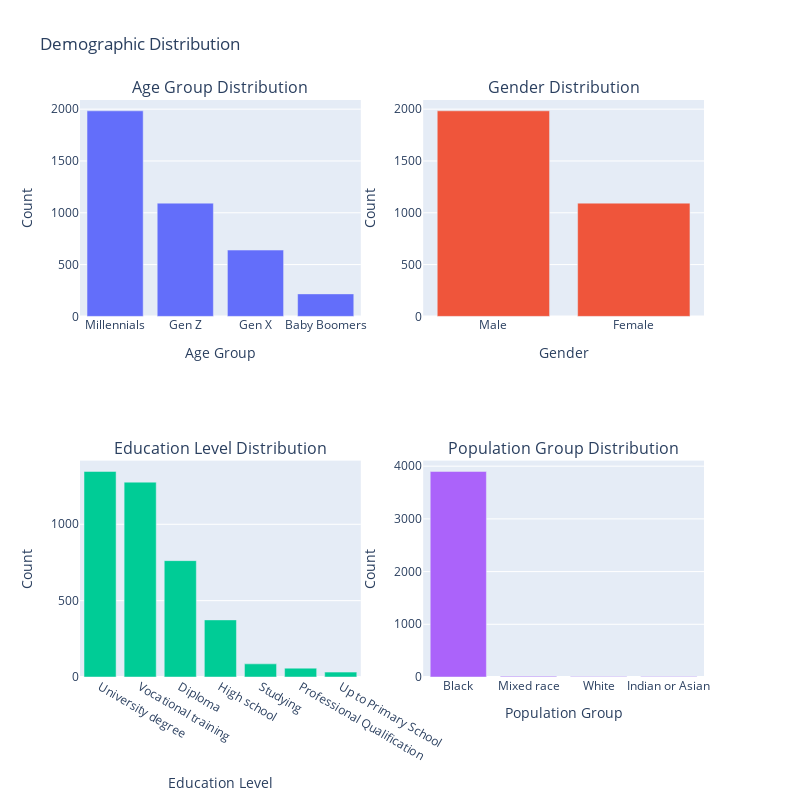

This figure's notebook cell:
### Markdown cell above
#### Insights on Demographic Variables

### Code cell
fig = make_subplots(rows=2, cols=2, subplot_titles=('Age Group Distribution', 'Gender Distribution', 'Education Level Distribution', 'Population Group Distribution'))

fig.add_trace(go.Bar(x=df['Age_Group'].value_counts().index, y=df['Age_Group'].value_counts().values), row=1, col=1)

fig.add_trace(go.Bar(x=df['Gender'].value_counts().index, y=df['Age_Group'].value_counts().values), row=1, col=2)

fig.add_trace(go.Bar(x=df['Highest_Education_Level'].value_counts().index, y=df['Highest_Education_Level'].value_counts().values), row=2, col=1)

fig.add_trace(go.Bar(x=df['Population_Group'].value_counts().index, y=df['Population_Group'].value_counts().values), row=2, col=2) 

fig.update_layout(height=800, width=800, title_text="Demographic Distribution", showlegend=False)

fig.update_xaxes(title_text="Age Group", row=1, col=1)
fig.update_xaxes(title_text='Gender', row=1, col=2)
fig.update_xaxes(title_text='Education Level', row=2, col=1)
fig.update_xaxes(title_text='Population Group', row=2, col=2)

fig.update_yaxes(title_text="Count", row=1, col=1)
fig.update_yaxes(title_text='Count', row=1, col=2)
fig.update_yaxes(title_text='Count', row=2, col=1)
fig.update_yaxes(title_text='Count', row=2, col=2)

fig.show()

print("Age_Group value counts:\n", df['Age_Group'].value_counts(), "\n")
print("Gender value counts:\n", df['Gender'].value_counts(), "\n")
print("Highest_Education_Level value counts:\n", df['Highest_Education_Level'].value_counts(), "\n")
print("Population_Group value counts:\n", df['Population_Group'].value_counts(), "\n")

### Figure 1 — Plotly figure (JSON) as saved in the notebook; plotly's stock layout.template omitted (floating-point values rounded to 4 significant figures)
{"data": [{"type": "bar", "x": ["Millennials", "Gen Z", "Gen X", "Baby Boomers"], "xaxis": "x", "y": [1984, 1093, 640, 217], "yaxis": "y"}, {"type": "bar", "x": ["Male", "Female"], "xaxis": "x2", "y": [1984, 1093, 640, 217], "yaxis": "y2"}, {"type": "bar", "x": ["University degree", "Vocational training", "Diploma", "High school", "Studying", "Professional Qualification", "Up to Primary School"], "xaxis": "x3", "y": [1346, 1276, 762, 374, 86, 58, 32], "yaxis": "y3"}, {"type": "bar", "x": ["Black", "Mixed race", "White", "Indian or Asian"], "xaxis": "x4", "y": [3900, 15, 10, 9], "yaxis": "y4"}], "layout": {"annotations": [{"font": {"size": 16}, "showarrow": false, "text": "Age Group Distribution", "x": 0.225, "xanchor": "center", "xref": "paper", "y": 1, "yanchor": "bottom", "yref": "paper"}, {"font": {"size": 16}, "showarrow": false, "text": "Gender Distribution", "x": 0.775, "xanchor": "center", "xref": "paper", "y": 1, "yanchor": "bottom", "yref": "paper"}, {"font": {"size": 16}, "showarrow": false, "text": "Education Level Distribution", "x": 0.225, "xanchor": "center", "xref": "paper", "y": 0.375, "yanchor": "bottom", "yref": "paper"}, {"font": {"size": 16}, "showarrow": false, "text": "Population Group Distribution", "x": 0.775, "xanchor": "center", "xref": "paper", "y": 0.375, "yanchor": "bottom", "yref": "paper"}], "height": 800, "showlegend": false, "title": {"text": "Demographic Distribution"}, "width": 800, "xaxis": {"anchor": "y", "domain": [0, 0.45], "title": {"text": "Age Group"}}, "xaxis2": {"anchor": "y2", "domain": [0.55, 1], "title": {"text": "Gender"}}, "xaxis3": {"anchor": "y3", "domain": [0, 0.45], "title": {"text": "Education Level"}}, "xaxis4": {"anchor": "y4", "domain": [0.55, 1], "title": {"text": "Population Group"}}, "yaxis": {"anchor": "x", "domain": [0.625, 1], "title": {"text": "Count"}}, "yaxis2": {"anchor": "x2", "domain": [0.625, 1], "title": {"text": "Count"}}, "yaxis3": {"anchor": "x3", "domain": [0, 0.375], "title": {"text": "Count"}}, "yaxis4": {"anchor": "x4", "domain": [0, 0.375], "title": {"text": "Count"}}}}
